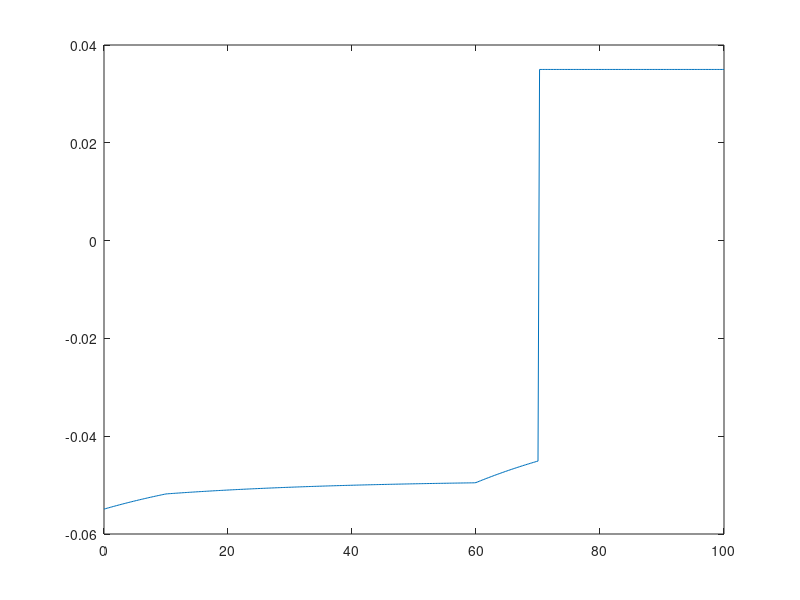

Recreate this plot in MATLAB.

tau = 0.25; tspan = 0:tau:100;
T1=tspan(end)/10;
V = -55e-3;
Vt=-45e-3;	Vr=-44e-3; c = -55e-3; % reset potential
vpeak = 35e-3; 
vsave = zeros(1,length(tspan));
R = 100e6; C = 0.3e-9;
vsave = [];
for t=tspan
    if (t>T1) & (t<tspan(end)*6/10)
        I=-50e-12;
    elseif  (t>tspan(end)*6/10)
        I=100e-12;
    else
        I=0;
    end;
%     V = V + tau*(0.04*V^2+5*V+140-u+I)/1;
     %LIF neuron
     V = V + tau*(Vr + R.*I - V)./(R.*C*1e3); % euler onestep
     
     fired=find(V>=Vt & V<vpeak);
     
     reset = find(V==vpeak);
     V(reset) = c;% reset
     V(fired) = vpeak; % insert spike
     
    vsave(end+1) = V;
end;
% plot(tspan,vsave,[0 T1 T1 max(tspan)],-90+[0 0 10 10]);
plot(tspan,vsave)
% axis([0 max(tspan) -90 30])